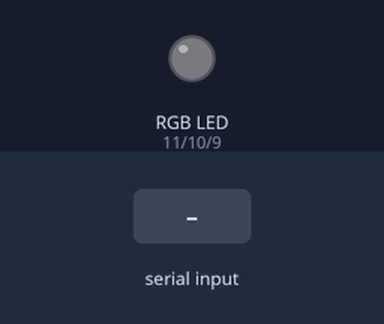
Simulated run of this sketch. Board: Arduino Uno, built with avr-gcc and run on an emulated ATmega328P. Shown: an RGB LED mixed from three pins (HIGH = lit). The test bench sets the inputs (shaded band). Dim RGB values are drawn brighter than linear.

Above: at 1.2 s.
1.3 s: "90,45,200\n" received over Serial
At 2.5 s:
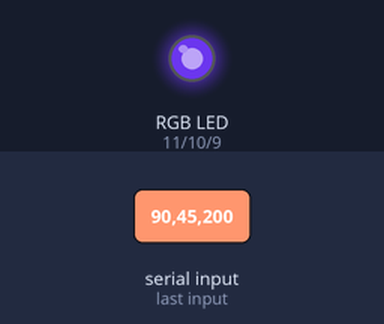
2.8 s: "30,150,10\n" received over Serial
At 3.9 s:
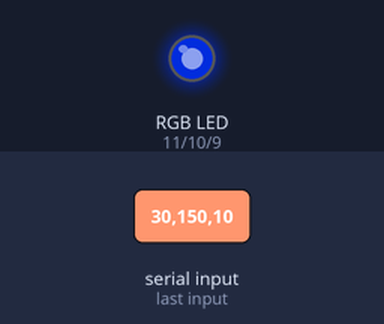
5.8 s: "90,45\n" received over Serial
At 7.9 s:
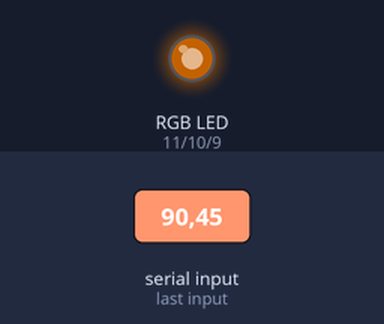
8.2 s: "30,150\n" received over Serial
At 9.9 s:
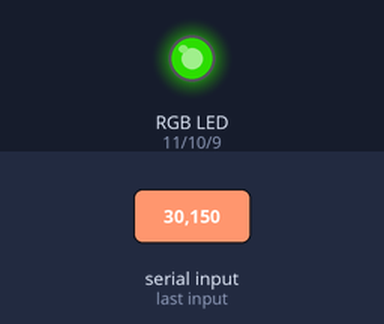
10.7 s: "90\n" received over Serial
At 13.4 s:
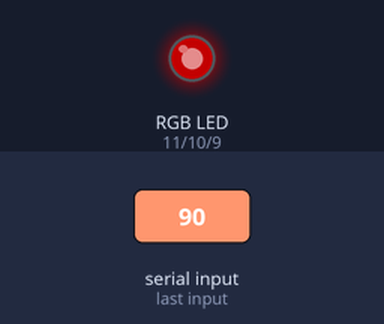
13.7 s: "200\n" received over Serial
At 16.1 s:
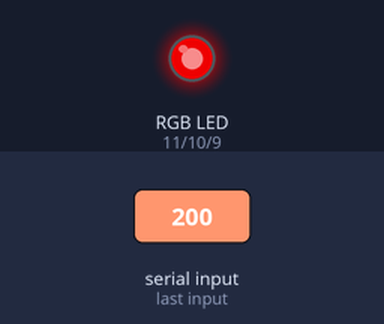
Timing chart, 0 to 17.6 s (numbered marks = the images above; inputs shaded):
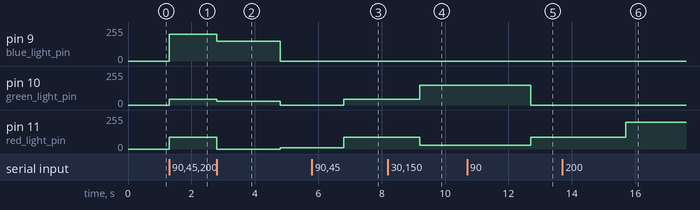

Measured:
- after the input at 1.3 s, pin 9 (blue_light_pin): 0/255 → 200/255 at once; pin 10 (green_light_pin): 0/255 → 45/255 at once; pin 11 (red_light_pin): 0/255 → 90/255 at once
- after the input at 2.8 s, pin 9 (blue_light_pin): 200/255 → 150/255 at once, → 0/255 2.0 s later; pin 10 (green_light_pin): 45/255 → 30/255 at once, → 0/255 2.0 s later; pin 11 (red_light_pin): 90/255 → 0/255 after 0.00 s instead of 1.5 s
- after the input at 5.8 s, pin 10 (green_light_pin): 0/255 → 45/255 after 1.0 s; pin 11 (red_light_pin): 10/255 → 90/255 after 1.0 s
- after the input at 8.2 s, pin 10 (green_light_pin): 45/255 → 150/255 after 1.0 s; pin 11 (red_light_pin): 90/255 → 30/255 after 1.0 s
- after the input at 10.7 s, pin 10 (green_light_pin): 150/255 → 0/255 after 2.0 s; pin 11 (red_light_pin): 30/255 → 90/255 after 2.0 s
- after the input at 13.7 s, pin 11 (red_light_pin): 90/255 → 200/255 after 2.0 s

The sketch:

RGBled.ino
```cpp
int red_light_pin= 11;
int green_light_pin = 10;
int blue_light_pin = 9;

int arr[3] = {0,0,0};

void setup() {
  Serial.begin(115200);
  pinMode(red_light_pin, OUTPUT);
  pinMode(green_light_pin, OUTPUT);
  pinMode(blue_light_pin, OUTPUT);
}
void loop() {
 while (Serial.available() > 0) {
        arr[0] = Serial.parseInt();
        arr[1] = Serial.parseInt();
        arr[2] = Serial.parseInt();
        RGB_color(arr[0],arr[1],arr[2]); // Red
  }
}
void RGB_color(int red_light_value, int green_light_value, int blue_light_value)
 {
  analogWrite(red_light_pin, red_light_value);
  analogWrite(green_light_pin, green_light_value);
  analogWrite(blue_light_pin, blue_light_value);
}
```
